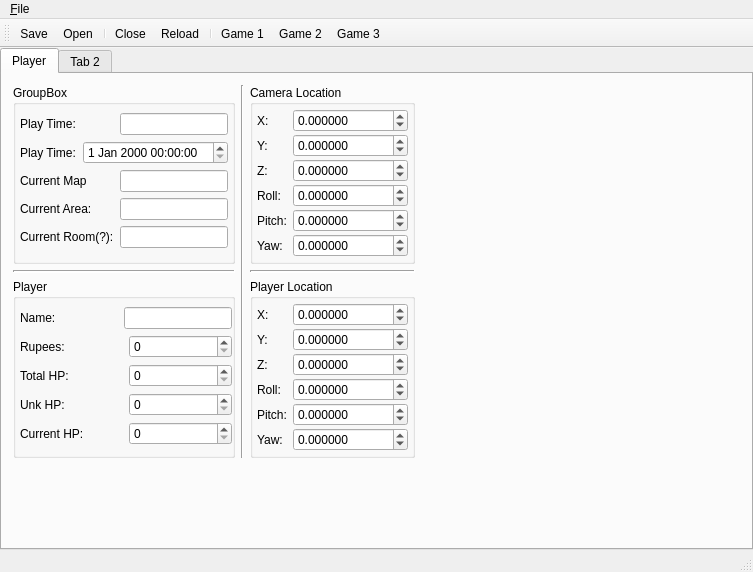
<?xml version="1.0" encoding="UTF-8"?>
<ui version="4.0">
 <class>MainWindow</class>
 <widget class="QMainWindow" name="MainWindow">
  <property name="geometry">
   <rect>
    <x>0</x>
    <y>0</y>
    <width>753</width>
    <height>572</height>
   </rect>
  </property>
  <property name="windowTitle">
   <string>MainWindow</string>
  </property>
  <widget class="QWidget" name="centralWidget">
   <layout class="QHBoxLayout" name="horizontalLayout_6">
    <property name="spacing">
     <number>1</number>
    </property>
    <property name="margin">
     <number>0</number>
    </property>
    <item>
     <widget class="QTabWidget" name="tabWidget">
      <property name="currentIndex">
       <number>0</number>
      </property>
      <widget class="QWidget" name="tab">
       <attribute name="title">
        <string>Player</string>
       </attribute>
       <layout class="QVBoxLayout" name="verticalLayout_7">
        <item>
         <layout class="QHBoxLayout" name="horizontalLayout_3">
          <item>
           <layout class="QVBoxLayout" name="verticalLayout_5">
            <item>
             <widget class="QGroupBox" name="playInfoGroup">
              <property name="title">
               <string>GroupBox</string>
              </property>
              <layout class="QVBoxLayout" name="verticalLayout_4">
               <property name="spacing">
                <number>2</number>
               </property>
               <property name="margin">
                <number>4</number>
               </property>
               <item>
                <layout class="QHBoxLayout" name="playTimeLayout">
                 <item>
                  <widget class="QLabel" name="playTimeLabel">
                   <property name="text">
                    <string>Play Time:</string>
                   </property>
                  </widget>
                 </item>
                 <item>
                  <widget class="QLineEdit" name="playTimeLineEdit">
                   <property name="sizePolicy">
                    <sizepolicy hsizetype="Fixed" vsizetype="Fixed">
                     <horstretch>0</horstretch>
                     <verstretch>0</verstretch>
                    </sizepolicy>
                   </property>
                  </widget>
                 </item>
                </layout>
               </item>
               <item>
                <layout class="QHBoxLayout" name="saveTimeLayout">
                 <item>
                  <widget class="QLabel" name="saveTimeLabel">
                   <property name="text">
                    <string>Play Time:</string>
                   </property>
                  </widget>
                 </item>
                 <item>
                  <widget class="QDateTimeEdit" name="saveTimeEdit"/>
                 </item>
                </layout>
               </item>
               <item>
                <layout class="QHBoxLayout" name="curMapLayout">
                 <item>
                  <widget class="QLabel" name="curMapLabel">
                   <property name="text">
                    <string>Current Map</string>
                   </property>
                  </widget>
                 </item>
                 <item>
                  <widget class="QLineEdit" name="curMapLineEdit">
                   <property name="sizePolicy">
                    <sizepolicy hsizetype="Fixed" vsizetype="Fixed">
                     <horstretch>0</horstretch>
                     <verstretch>0</verstretch>
                    </sizepolicy>
                   </property>
                  </widget>
                 </item>
                </layout>
               </item>
               <item>
                <layout class="QHBoxLayout" name="curAreaLayout">
                 <item>
                  <widget class="QLabel" name="curAreaLabel">
                   <property name="text">
                    <string>Current Area:</string>
                   </property>
                  </widget>
                 </item>
                 <item>
                  <widget class="QLineEdit" name="curAreaLineEdit">
                   <property name="sizePolicy">
                    <sizepolicy hsizetype="Fixed" vsizetype="Fixed">
                     <horstretch>0</horstretch>
                     <verstretch>0</verstretch>
                    </sizepolicy>
                   </property>
                  </widget>
                 </item>
                </layout>
               </item>
               <item>
                <layout class="QHBoxLayout" name="curRoomLayout">
                 <item>
                  <widget class="QLabel" name="curRoomLabel">
                   <property name="text">
                    <string>Current Room(?):</string>
                   </property>
                  </widget>
                 </item>
                 <item>
                  <widget class="QLineEdit" name="curRoomLineEdit">
                   <property name="sizePolicy">
                    <sizepolicy hsizetype="Fixed" vsizetype="Fixed">
                     <horstretch>0</horstretch>
                     <verstretch>0</verstretch>
                    </sizepolicy>
                   </property>
                  </widget>
                 </item>
                </layout>
               </item>
              </layout>
              <zorder></zorder>
              <zorder></zorder>
             </widget>
            </item>
            <item>
             <widget class="Line" name="line_2">
              <property name="lineWidth">
               <number>2</number>
              </property>
              <property name="orientation">
               <enum>Qt::Horizontal</enum>
              </property>
             </widget>
            </item>
            <item>
             <widget class="QGroupBox" name="playerGroup">
              <property name="title">
               <string>Player</string>
              </property>
              <layout class="QVBoxLayout" name="verticalLayout_2">
               <property name="spacing">
                <number>2</number>
               </property>
               <property name="leftMargin">
                <number>4</number>
               </property>
               <property name="topMargin">
                <number>4</number>
               </property>
               <property name="rightMargin">
                <number>0</number>
               </property>
               <property name="bottomMargin">
                <number>4</number>
               </property>
               <item>
                <layout class="QHBoxLayout" name="nameLayout">
                 <item>
                  <widget class="QLabel" name="nameLabel">
                   <property name="text">
                    <string>Name:</string>
                   </property>
                  </widget>
                 </item>
                 <item>
                  <widget class="QLineEdit" name="nameLineEdit">
                   <property name="sizePolicy">
                    <sizepolicy hsizetype="Fixed" vsizetype="Fixed">
                     <horstretch>0</horstretch>
                     <verstretch>0</verstretch>
                    </sizepolicy>
                   </property>
                   <property name="text">
                    <string notr="true"/>
                   </property>
                   <property name="maxLength">
                    <number>8</number>
                   </property>
                   <property name="placeholderText">
                    <string notr="true"/>
                   </property>
                  </widget>
                 </item>
                </layout>
               </item>
               <item>
                <layout class="QHBoxLayout" name="rupeeLayout">
                 <item>
                  <widget class="QLabel" name="rupeeLabel">
                   <property name="text">
                    <string>Rupees:</string>
                   </property>
                  </widget>
                 </item>
                 <item>
                  <widget class="QSpinBox" name="rupeeSpinBox">
                   <property name="maximum">
                    <number>9999</number>
                   </property>
                  </widget>
                 </item>
                </layout>
               </item>
               <item>
                <layout class="QHBoxLayout" name="totalHPLayout">
                 <item>
                  <widget class="QLabel" name="totalHPLabel">
                   <property name="text">
                    <string>Total HP:</string>
                   </property>
                  </widget>
                 </item>
                 <item>
                  <widget class="QSpinBox" name="totalHPSpinBox">
                   <property name="maximum">
                    <number>80</number>
                   </property>
                  </widget>
                 </item>
                </layout>
               </item>
               <item>
                <layout class="QHBoxLayout" name="unkHPLayout">
                 <item>
                  <widget class="QLabel" name="unkHPLabel">
                   <property name="text">
                    <string>Unk HP:</string>
                   </property>
                  </widget>
                 </item>
                 <item>
                  <widget class="QSpinBox" name="unkHPSpinBox">
                   <property name="maximum">
                    <number>80</number>
                   </property>
                  </widget>
                 </item>
                </layout>
               </item>
               <item>
                <layout class="QHBoxLayout" name="curHPLayout">
                 <item>
                  <widget class="QLabel" name="curHPLabel">
                   <property name="text">
                    <string>Current HP:</string>
                   </property>
                  </widget>
                 </item>
                 <item>
                  <widget class="QSpinBox" name="curHPSpinBox">
                   <property name="singleStep">
                    <number>80</number>
                   </property>
                  </widget>
                 </item>
                </layout>
               </item>
              </layout>
             </widget>
            </item>
           </layout>
          </item>
          <item>
           <widget class="Line" name="line">
            <property name="orientation">
             <enum>Qt::Vertical</enum>
            </property>
           </widget>
          </item>
          <item>
           <layout class="QVBoxLayout" name="verticalLayout_6">
            <item>
             <widget class="QGroupBox" name="cameraGroupBox">
              <property name="title">
               <string>Camera Location</string>
              </property>
              <layout class="QVBoxLayout" name="verticalLayout_3">
               <property name="spacing">
                <number>2</number>
               </property>
               <property name="margin">
                <number>4</number>
               </property>
               <item>
                <layout class="QHBoxLayout" name="camXLayout">
                 <item>
                  <widget class="QLabel" name="camXLabel">
                   <property name="sizePolicy">
                    <sizepolicy hsizetype="Ignored" vsizetype="Preferred">
                     <horstretch>0</horstretch>
                     <verstretch>0</verstretch>
                    </sizepolicy>
                   </property>
                   <property name="text">
                    <string>X:</string>
                   </property>
                  </widget>
                 </item>
                 <item>
                  <widget class="QDoubleSpinBox" name="cameraXSpinBox">
                   <property name="decimals">
                    <number>6</number>
                   </property>
                   <property name="minimum">
                    <double>-1000000.000000000000000</double>
                   </property>
                   <property name="maximum">
                    <double>1000000.000000000000000</double>
                   </property>
                  </widget>
                 </item>
                </layout>
               </item>
               <item>
                <layout class="QHBoxLayout" name="camYLayout">
                 <item>
                  <widget class="QLabel" name="camYLabel">
                   <property name="text">
                    <string>Y:</string>
                   </property>
                  </widget>
                 </item>
                 <item>
                  <widget class="QDoubleSpinBox" name="cameraYSpinBox">
                   <property name="decimals">
                    <number>6</number>
                   </property>
                   <property name="minimum">
                    <double>-1000000.000000000000000</double>
                   </property>
                   <property name="maximum">
                    <double>1000000.000000000000000</double>
                   </property>
                  </widget>
                 </item>
                </layout>
               </item>
               <item>
                <layout class="QHBoxLayout" name="camZLayout">
                 <item>
                  <widget class="QLabel" name="camZLabel">
                   <property name="text">
                    <string>Z:</string>
                   </property>
                  </widget>
                 </item>
                 <item>
                  <widget class="QDoubleSpinBox" name="cameraZSpinBox">
                   <property name="decimals">
                    <number>6</number>
                   </property>
                   <property name="minimum">
                    <double>-1000000.000000000000000</double>
                   </property>
                   <property name="value">
                    <double>0.000000000000000</double>
                   </property>
                  </widget>
                 </item>
                </layout>
               </item>
               <item>
                <layout class="QHBoxLayout" name="camRollLayout">
                 <item>
                  <widget class="QLabel" name="camRollLabel">
                   <property name="text">
                    <string>Roll:</string>
                   </property>
                  </widget>
                 </item>
                 <item>
                  <widget class="QDoubleSpinBox" name="cameraRollSpinBox">
                   <property name="decimals">
                    <number>6</number>
                   </property>
                   <property name="minimum">
                    <double>-1000000.000000000000000</double>
                   </property>
                   <property name="maximum">
                    <double>1000000.000000000000000</double>
                   </property>
                  </widget>
                 </item>
                </layout>
               </item>
               <item>
                <layout class="QHBoxLayout" name="camPitchLayout">
                 <item>
                  <widget class="QLabel" name="camPitchLabel">
                   <property name="text">
                    <string>Pitch:</string>
                   </property>
                  </widget>
                 </item>
                 <item>
                  <widget class="QDoubleSpinBox" name="cameraPitchSpinBox">
                   <property name="decimals">
                    <number>6</number>
                   </property>
                   <property name="minimum">
                    <double>-1000000.000000000000000</double>
                   </property>
                   <property name="maximum">
                    <double>1000000.000000000000000</double>
                   </property>
                  </widget>
                 </item>
                </layout>
               </item>
               <item>
                <layout class="QHBoxLayout" name="camYawLayout">
                 <item>
                  <widget class="QLabel" name="camYawLabel">
                   <property name="text">
                    <string>Yaw:</string>
                   </property>
                  </widget>
                 </item>
                 <item>
                  <widget class="QDoubleSpinBox" name="cameraYawSpinBox">
                   <property name="decimals">
                    <number>6</number>
                   </property>
                   <property name="minimum">
                    <double>-1000000.000000000000000</double>
                   </property>
                   <property name="maximum">
                    <double>1000000.000000000000000</double>
                   </property>
                  </widget>
                 </item>
                </layout>
               </item>
              </layout>
             </widget>
            </item>
            <item>
             <widget class="Line" name="line_3">
              <property name="frameShadow">
               <enum>QFrame::Sunken</enum>
              </property>
              <property name="lineWidth">
               <number>2</number>
              </property>
              <property name="orientation">
               <enum>Qt::Horizontal</enum>
              </property>
             </widget>
            </item>
            <item>
             <widget class="QGroupBox" name="playerLocationGroupBox">
              <property name="title">
               <string>Player Location</string>
              </property>
              <layout class="QVBoxLayout" name="verticalLayout">
               <property name="spacing">
                <number>2</number>
               </property>
               <property name="margin">
                <number>4</number>
               </property>
               <item>
                <layout class="QHBoxLayout" name="playerXLayout">
                 <item>
                  <widget class="QLabel" name="playerXLabel">
                   <property name="sizePolicy">
                    <sizepolicy hsizetype="Ignored" vsizetype="Preferred">
                     <horstretch>0</horstretch>
                     <verstretch>0</verstretch>
                    </sizepolicy>
                   </property>
                   <property name="text">
                    <string>X:</string>
                   </property>
                  </widget>
                 </item>
                 <item>
                  <widget class="QDoubleSpinBox" name="playerXSpinBox">
                   <property name="decimals">
                    <number>6</number>
                   </property>
                   <property name="minimum">
                    <double>-1000000.000000000000000</double>
                   </property>
                   <property name="maximum">
                    <double>1000000.000000000000000</double>
                   </property>
                   <property name="singleStep">
                    <double>0.000001000000000</double>
                   </property>
                   <property name="value">
                    <double>0.000000000000000</double>
                   </property>
                  </widget>
                 </item>
                </layout>
               </item>
               <item>
                <layout class="QHBoxLayout" name="playerYLayout">
                 <item>
                  <widget class="QLabel" name="playerYLabel">
                   <property name="text">
                    <string>Y:</string>
                   </property>
                  </widget>
                 </item>
                 <item>
                  <widget class="QDoubleSpinBox" name="playerYSpinBox">
                   <property name="decimals">
                    <number>6</number>
                   </property>
                   <property name="minimum">
                    <double>-1000000.000000000000000</double>
                   </property>
                   <property name="maximum">
                    <double>1000000.000000000000000</double>
                   </property>
                  </widget>
                 </item>
                </layout>
               </item>
               <item>
                <layout class="QHBoxLayout" name="playerZLayout">
                 <item>
                  <widget class="QLabel" name="playerZLabel">
                   <property name="text">
                    <string>Z:</string>
                   </property>
                  </widget>
                 </item>
                 <item>
                  <widget class="QDoubleSpinBox" name="playerZSpinBox">
                   <property name="decimals">
                    <number>6</number>
                   </property>
                   <property name="minimum">
                    <double>-1000000.000000000000000</double>
                   </property>
                   <property name="maximum">
                    <double>1000000.000000000000000</double>
                   </property>
                  </widget>
                 </item>
                </layout>
               </item>
               <item>
                <layout class="QHBoxLayout" name="playerRollLayout">
                 <item>
                  <widget class="QLabel" name="playerRollLabel">
                   <property name="text">
                    <string>Roll:</string>
                   </property>
                  </widget>
                 </item>
                 <item>
                  <widget class="QDoubleSpinBox" name="playerRollSpinBox">
                   <property name="decimals">
                    <number>6</number>
                   </property>
                   <property name="minimum">
                    <double>-1000000.000000000000000</double>
                   </property>
                   <property name="maximum">
                    <double>1000000.000000000000000</double>
                   </property>
                   <property name="value">
                    <double>0.000000000000000</double>
                   </property>
                  </widget>
                 </item>
                </layout>
               </item>
               <item>
                <layout class="QHBoxLayout" name="playerPitchLayout">
                 <item>
                  <widget class="QLabel" name="playerPitchLabel">
                   <property name="text">
                    <string>Pitch:</string>
                   </property>
                  </widget>
                 </item>
                 <item>
                  <widget class="QDoubleSpinBox" name="playerPitchSpinBox">
                   <property name="decimals">
                    <number>6</number>
                   </property>
                   <property name="minimum">
                    <double>-1000000.000000000000000</double>
                   </property>
                   <property name="maximum">
                    <double>1000000.000000000000000</double>
                   </property>
                   <property name="value">
                    <double>0.000000000000000</double>
                   </property>
                  </widget>
                 </item>
                </layout>
               </item>
               <item>
                <layout class="QHBoxLayout" name="playerYawLayout">
                 <item>
                  <widget class="QLabel" name="playerYawLabel">
                   <property name="text">
                    <string>Yaw:</string>
                   </property>
                  </widget>
                 </item>
                 <item>
                  <widget class="QDoubleSpinBox" name="playerYawSpinBox">
                   <property name="decimals">
                    <number>6</number>
                   </property>
                   <property name="minimum">
                    <double>-1000000.000000000000000</double>
                   </property>
                   <property name="maximum">
                    <double>1000000.000000000000000</double>
                   </property>
                  </widget>
                 </item>
                </layout>
               </item>
              </layout>
             </widget>
            </item>
           </layout>
          </item>
          <item>
           <spacer name="horizontalSpacer">
            <property name="orientation">
             <enum>Qt::Horizontal</enum>
            </property>
            <property name="sizeHint" stdset="0">
             <size>
              <width>40</width>
              <height>20</height>
             </size>
            </property>
           </spacer>
          </item>
         </layout>
        </item>
        <item>
         <spacer name="verticalSpacer">
          <property name="orientation">
           <enum>Qt::Vertical</enum>
          </property>
          <property name="sizeHint" stdset="0">
           <size>
            <width>20</width>
            <height>106</height>
           </size>
          </property>
         </spacer>
        </item>
       </layout>
      </widget>
      <widget class="QWidget" name="tab_2">
       <attribute name="title">
        <string>Tab 2</string>
       </attribute>
      </widget>
     </widget>
    </item>
   </layout>
  </widget>
  <widget class="QMenuBar" name="menuBar">
   <property name="geometry">
    <rect>
     <x>0</x>
     <y>0</y>
     <width>753</width>
     <height>21</height>
    </rect>
   </property>
   <widget class="QMenu" name="menu_File">
    <property name="title">
     <string>&amp;File</string>
    </property>
    <addaction name="actionOpen"/>
    <addaction name="separator"/>
    <addaction name="actionSave"/>
    <addaction name="actionSaveAs"/>
    <addaction name="separator"/>
    <addaction name="actionGame1"/>
    <addaction name="actionGame2"/>
    <addaction name="actionGame3"/>
    <addaction name="separator"/>
    <addaction name="actionClose"/>
    <addaction name="actionExit"/>
   </widget>
   <addaction name="menu_File"/>
  </widget>
  <widget class="QToolBar" name="mainToolBar">
   <attribute name="toolBarArea">
    <enum>TopToolBarArea</enum>
   </attribute>
   <attribute name="toolBarBreak">
    <bool>false</bool>
   </attribute>
   <addaction name="actionSave"/>
   <addaction name="actionOpen"/>
   <addaction name="separator"/>
   <addaction name="actionClose"/>
   <addaction name="actionReload"/>
   <addaction name="separator"/>
   <addaction name="actionGame1"/>
   <addaction name="actionGame2"/>
   <addaction name="actionGame3"/>
  </widget>
  <widget class="QStatusBar" name="statusBar"/>
  <action name="actionOpen">
   <property name="text">
    <string>&amp;Open</string>
   </property>
   <property name="toolTip">
    <string>Opens a save file...</string>
   </property>
  </action>
  <action name="actionGame1">
   <property name="checkable">
    <bool>true</bool>
   </property>
   <property name="checked">
    <bool>false</bool>
   </property>
   <property name="text">
    <string>Game &amp;1</string>
   </property>
  </action>
  <action name="actionGame2">
   <property name="checkable">
    <bool>true</bool>
   </property>
   <property name="text">
    <string>Game &amp;2</string>
   </property>
  </action>
  <action name="actionGame3">
   <property name="checkable">
    <bool>true</bool>
   </property>
   <property name="text">
    <string>Game &amp;3</string>
   </property>
  </action>
  <action name="actionExit">
   <property name="text">
    <string>&amp;Exit</string>
   </property>
  </action>
  <action name="actionSave">
   <property name="text">
    <string>&amp;Save</string>
   </property>
  </action>
  <action name="actionSaveAs">
   <property name="text">
    <string>Save &amp;As...</string>
   </property>
  </action>
  <action name="actionClose">
   <property name="text">
    <string>&amp;Close</string>
   </property>
  </action>
  <action name="actionReload">
   <property name="text">
    <string>Reload</string>
   </property>
  </action>
 </widget>
 <layoutdefault spacing="6" margin="11"/>
 <resources/>
 <connections/>
</ui>
